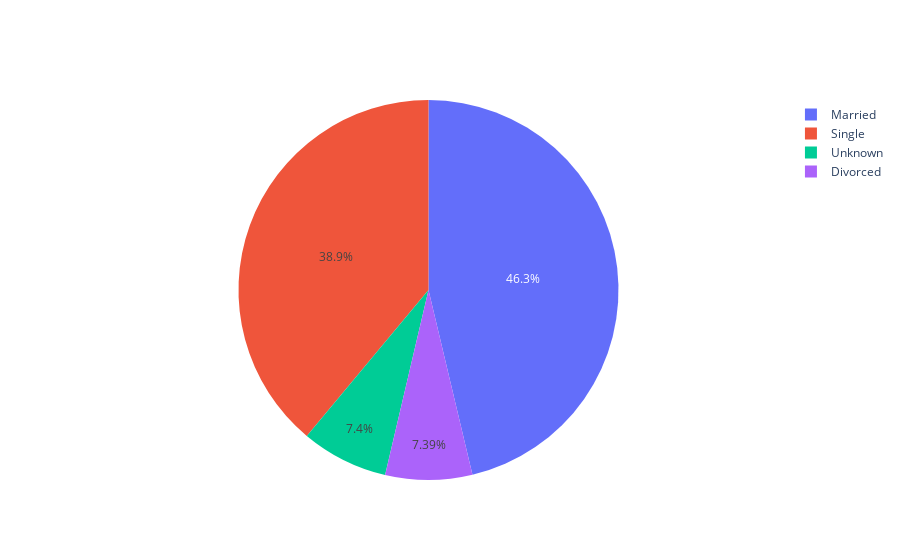

The cell this chart's notebook holds for it:
### Markdown cell above
### Ejercicio 1
Utiliza `plotly` para realizar un  diagramas de torta sobre el estado conyugal de los clientes (resaltando el más predominante).

### Code cell
# YOUR CODE HERE
conteo = df.groupby("Marital_Status").size()

labels = conteo.index.tolist()
values = conteo.tolist()
fig = go.Figure(data=[go.Pie(labels=labels, values=values)])
fig.show()

### Figure 1 — Plotly figure (JSON) as saved in the notebook; plotly's stock layout.template omitted (floating-point values rounded to 4 significant figures)
{"data": [{"labels": ["Divorced", "Married", "Single", "Unknown"], "type": "pie", "values": [748, 4687, 3943, 749]}], "layout": {}}
